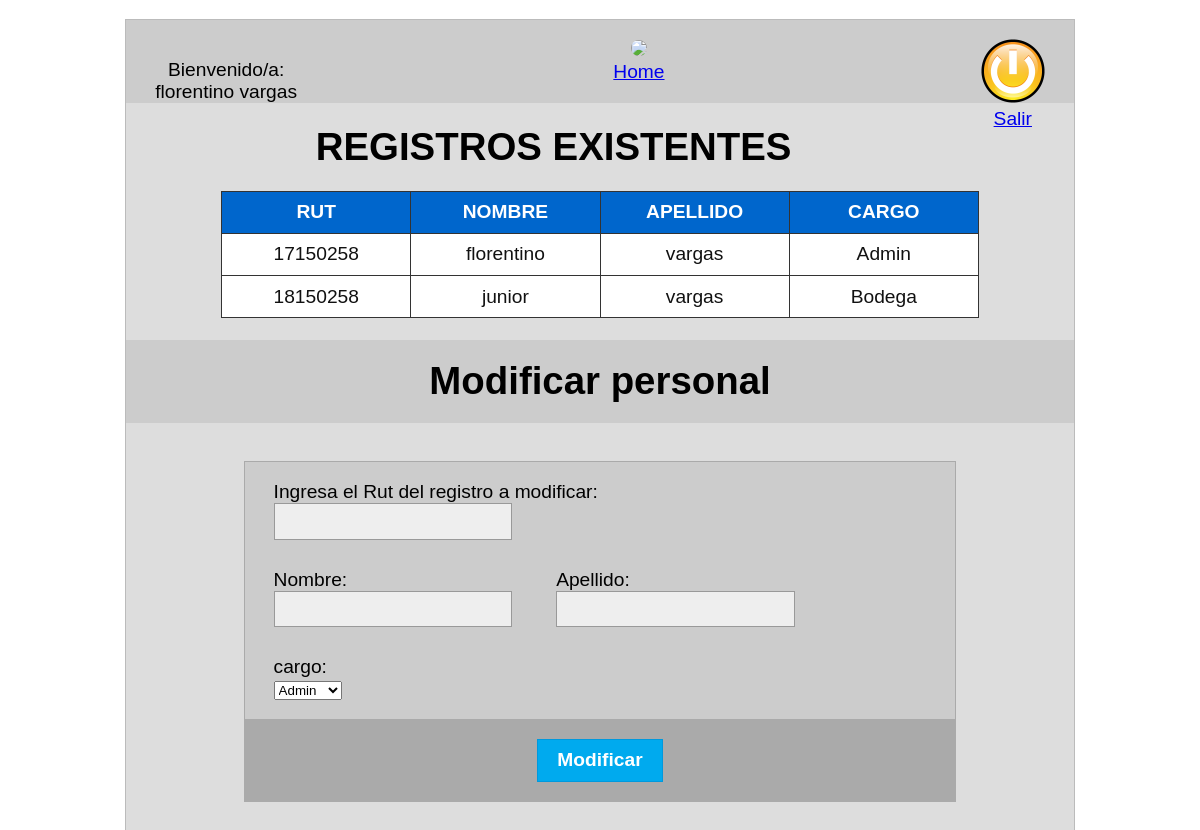
The app's page /mod_personal.php (signed in) with its own data.
### tables this page shows
CREATE TABLE `personal` (
  `rut` varchar(50) NOT NULL,
  `nombre` varchar(50) NOT NULL,
  `apellido` varchar(50) NOT NULL,
  `cargo` varchar(50) NOT NULL,
  `contrasena` varchar(50) NOT NULL
);

### conexion.php (called while the page is built, shortened)
<?php
class PDOConnect
{
	private function checkConn($dbhost="localhost", $dbname="gestion_bodega", $dbuser="root", $dbpass="")
	{
		try{
			$this->dbPDO = new PDO('mysql:host='.$dbhost.';dbname='.$dbname, $dbuser, $dbpass);
		}catch(PDOException $e){
			print "Error!: ".$e->getMessage()."<br>";
			die();
		}
	}
}
?>

### mod_personal.php (the view, shortened to what this page needs)
<!DOCTYPE html>
<html>
<head>
	<link type="text/css" href="estilo.css" rel="stylesheet">
</head>
<body>
	<div class="contenedor">
		<div class= "encabezado">
			<div class="izq">
				<p>Bienvenido/a:<br><?php echo $_SESSION['fullname']; ?></p>
			</div>
			<div class="centro">
				<a href=principalAdmin.php><center><img src='imagenes/home.png'><br>Home<center></a>
			</div>
			<div class="derecha">
				<a href="salir.php?sal=si"><img src="imagenes/cerrar.png"><br>Salir</a>
			</div>
		</div>
		<br><h1 align='center'>REGISTROS EXISTENTES</h1><br>
		<?php
		$dbPDOClass = new PDOConnect();
		$stmt = $dbPDOClass->dbPDO->prepare("SELECT * FROM personal");
		$stmt->execute();
		$dbresult = $stmt->fetchAll();
		echo "<table  width='80%' align='center'><tr>";
		echo "<th width='20%'>RUT</th>";
		echo "<th width='20%'>NOMBRE</th>";
		echo "<th width='20%'>APELLIDO</th>";
		echo "<th width='20%'>CARGO</th>";
		echo  "</tr>";
		foreach ($dbresult as $result){
			echo "<tr>";
			echo '<td width=20%>'.$result['rut'].'</td>';
			echo '<td width=20%>'.$result['nombre'].'</td>';
			echo '<td width=20%>'. $result['apellido'].'</td>';
			echo '<td width=20%>'.$result['cargo'].'</td>';
			echo "</tr>";
		}
		echo "</table></br>";
		?>
		<div class="encabezado">
			<h1>Modificar personal</h1>
		</div>
		<div class="formulario">
			<form ="registro" method="post" action="" enctype="application/x-www-form-urlencoded">
				<div class="campo">
					<label name="Seleccionar">Ingresa el Rut del registro a modificar:</label>
					<input name='seleccionar' type="text" required>
				</div>
				<div class="campo">
					<div class="en-linea izquierdo">
						<label for="nombre">Nombre:</label>
						<input type="text" name="nombre" required/>
					</div>
					<div class="en-linea">
						<label for="apellido">Apellido:</label>
						<input type="text" name="apellido" required/>
					</div>
				</div>
				<div class="campo">
					<label for="cargo">cargo:</label>
					<select name="cargo" required/>
					<option>Admin</option>
			</div>
			<div class="botones">
				<input type="submit" name="modificar" value="Modificar"/>
			</div>
		</form>
	</div>
</div>
</body>
</html>

### estilo.css (style rules this page uses)
body { font-family: Verdana, Sans-serif; font-size: 1.2em; }
.contenedor { background-color: #DDDDDD; border: 1px solid #BBBBBB; margin: 1em auto; width: 80%; }
h1 { margin: 0; padding: 0; }
p { margin: 1em 0 0; }
.encabezado { background-color: #CCCCCC; margin: 0; padding: 1em 1.5em; text-align: center; }
.encabezado .derecha { float: right; }
.encabezado .centro { display: inline-block; }
.encabezado .izq { float: left; }
.formulario { background-color: #CCCCCC; border: 1px solid #AAAAAA; margin: 2em auto; width: 75%; }
.campo { margin: 0.5em 1.5em; padding: 0.5em 0; }
.campo label { display: block; }
.campo .en-linea { display: inline-block; }
.campo .en-linea.izquierdo { margin-right: 2em; }
.botones { text-align: center; }
.formulario .botones { background-color: #AAAAAA; margin: 0; padding: 1em 1.5em; }
button, input[type=submit] { background-color: #00AAEE; border: 1px solid #0099DD; color: #FFFFFF; font-size: 1em; font-weight: bold; padding: 0.5em 1em; }
input[type=text], input[type=email], input[type=password], input[type=number], input[type=date] { background-color: #EEEEEE; border: 1px solid #999999; color: #111111; font-size: 0.9em; padding: 0.4em; }
table { text-align: center; }
table th { background-color: #0066CC; color: #FFFFFF; padding: 0.5em 1em; width: 19%; }
table td { background-color: #FFFFFF; color: #111111; padding: 0.5em 1em; }
table, tr, th, td { border: 1px solid #333333; border-collapse: collapse; }
img { border:1px; border-radius:15px; }

### records on screen
personal: rut "17150258", nombre "florentino", apellido "vargas", cargo "Admin"
personal: rut "18150258", nombre "junior", apellido "vargas", cargo "Bodega"

### other values on screen
$_SESSION['fullname'] "florentino vargas"
